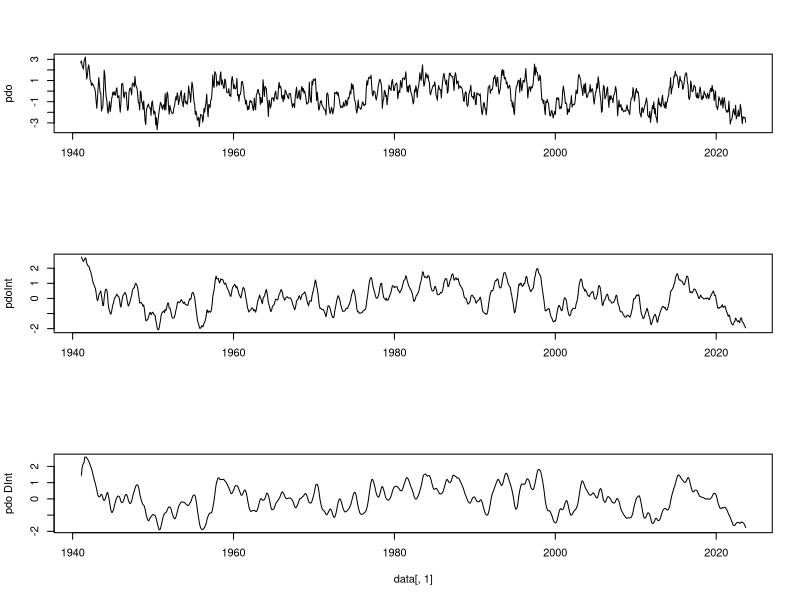
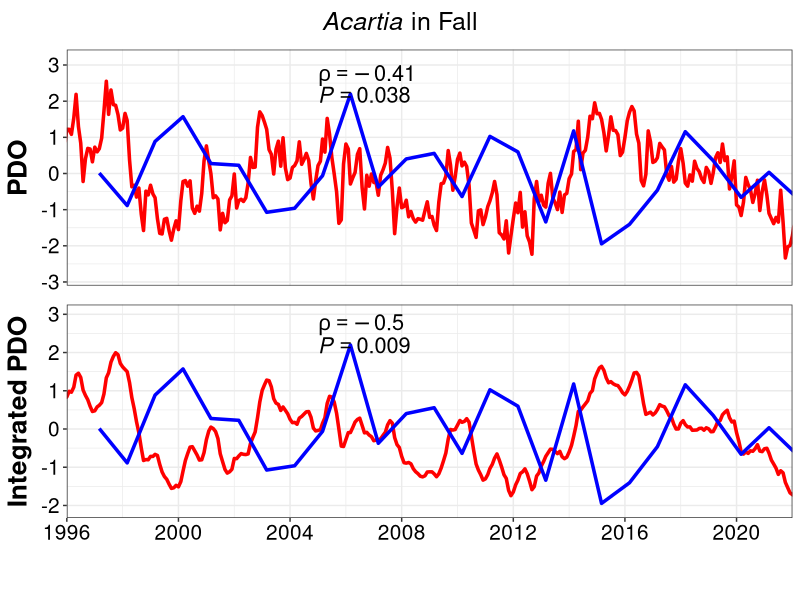
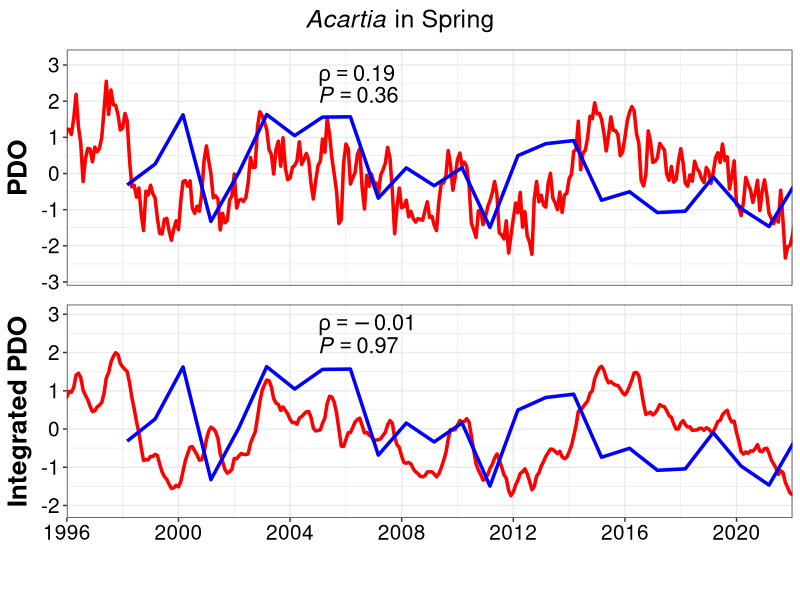
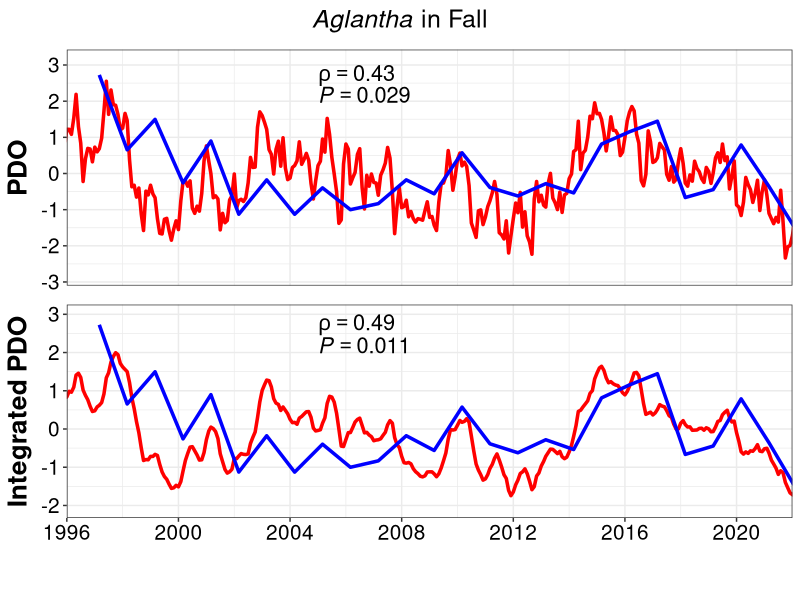
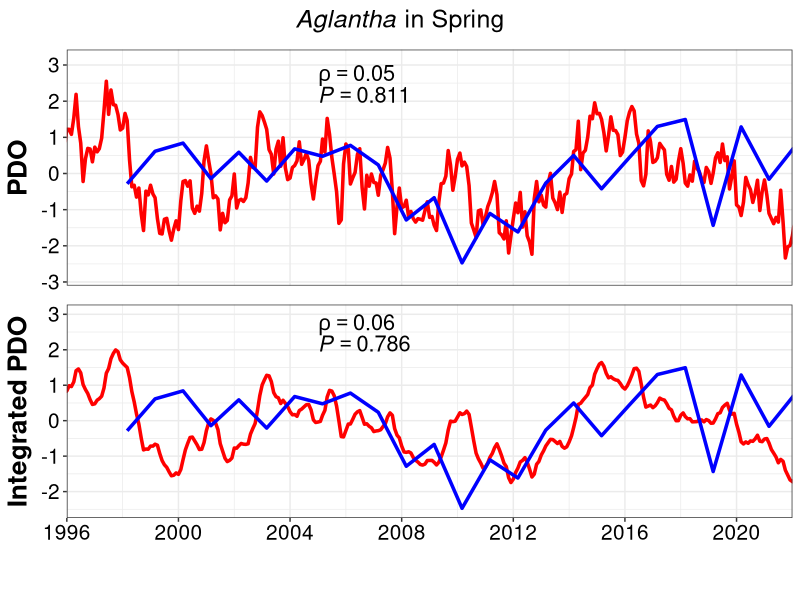
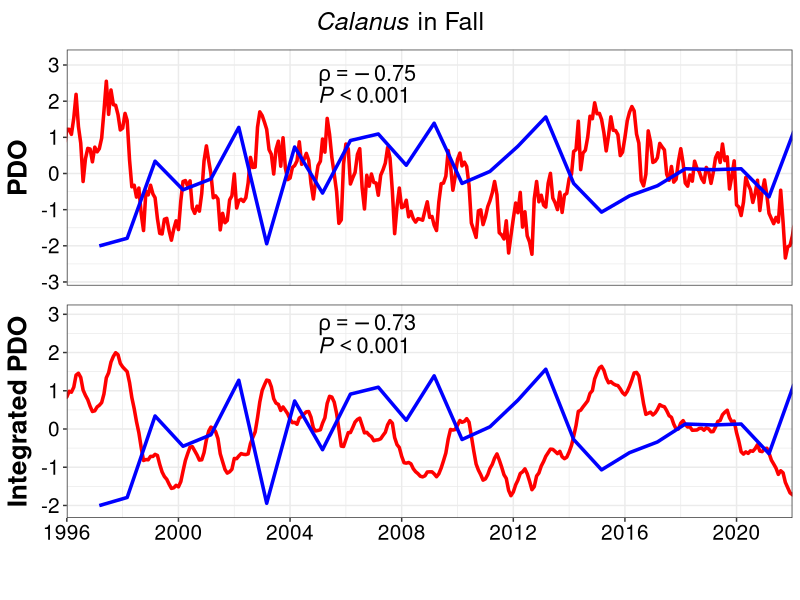
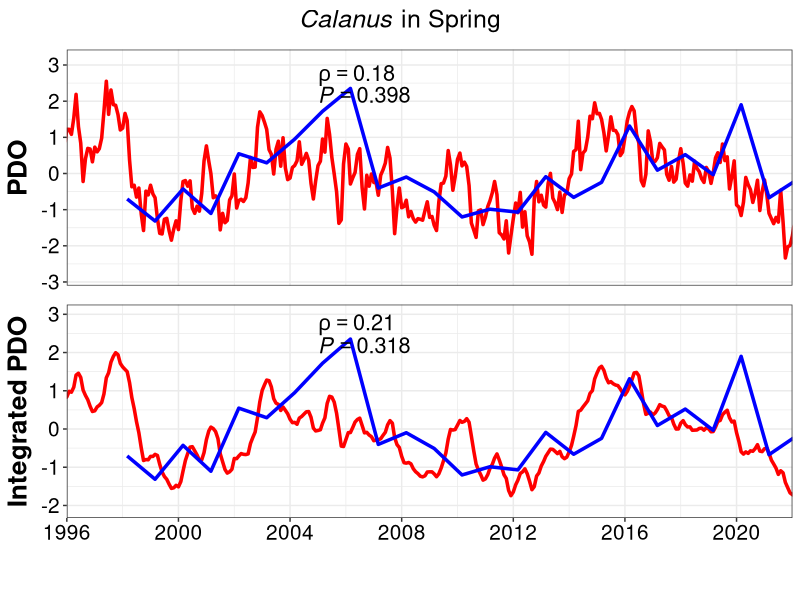
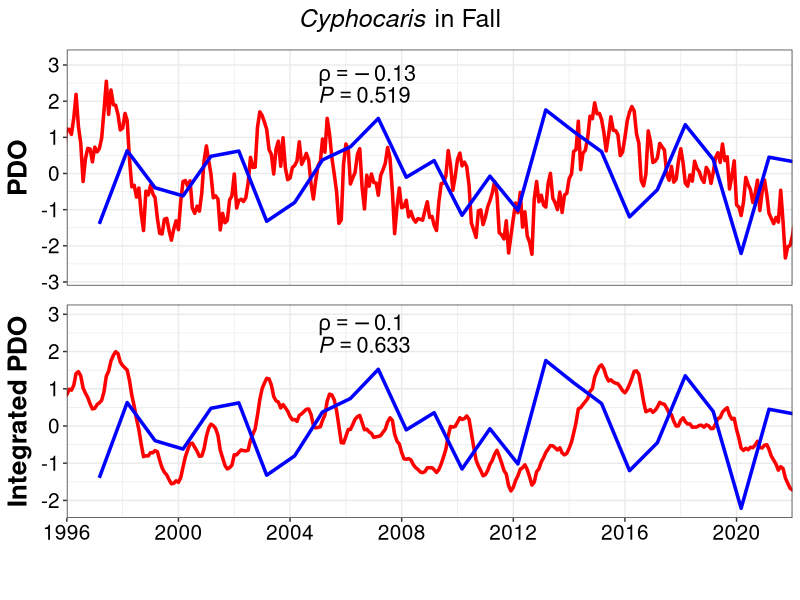

The R source for these figures, in order: (Note: this script raises an error after producing the figures.)
################################################################################
#############          Pelagic Synthesis           #############################
#############             MAR-2025                 #############################
#############          Double Integration          #############################
## by: Alexandra Cabanelas 
################################################################################
##### NGA LTER
##### Driver = Pacific Decadal Oscillation (PDO)
##### Biology = Neocalanus cristatus
##### 6 months? integration time 
##### season = spring 
##### years = 1998 - 2022

#######   ----    Double Integration Calculations:
# 1) Biological TS
#     a. Log(x + min/2) transformation
#     b. Spatial average
#     c. Z-score transformation for plotting on same axes
# 2) Driver TS 
#     a. Raw TS (at higher resolution than bio TS)
#     b. Temporally average (backwards in time) over characteristic 
#        time span of organism - 1st integration
#     c. Temporally average again - 2nd integration 
# 3) Test correlations between bio TS + each driver TS 
################################################################################

## ------------------------------------------ ##
#            Packages -----
## ------------------------------------------ ##
library(tidyverse) #v2.0.0
library(cowplot) #v1.1.3
library(here)
#library(tidyr)

## ------------------------------------------ ##
#            Biology Data -----
## ------------------------------------------ ##
ZP <- read.csv(file.path("raw",
                             "NGA",
                             "allzooplankton_NGA.csv")) %>%
  mutate(date = as.Date(paste0(Year, "-03-01")))  %>%
  arrange(taxa, season, Year) %>%
  group_by(taxa, season) %>%
  mutate(Anomaly_yr = approx(Year, Anomaly_yr, xout = Year)$y) %>%
  ungroup() %>%
  as.data.frame()

## ------------------------------------------ ##
#            Driver Data -----
## ------------------------------------------ ##
PDO <- read.csv(file.path("raw",
                          "CCE",
                          "PDO.csv")) %>%
  pivot_longer(cols = Jan:Dec,
               names_to = "month",
               values_to = "pdo") %>%
  filter(pdo < 99 & Year > 1940) %>%
  mutate(
    month = match(month, month.abb),
    time = as.POSIXct(paste(Year, month, "01"), format = "%Y %m %d", tz = "UTC")  # Convert to POSIXct
  ) %>%
  as.data.frame() %>%
  select(time, pdo)

## ------------------------------------------ ##
#     Function for weighted integrations -----
## ------------------------------------------ ##
# 2) Driver TS 
#     a. Raw TS (at higher resolution than bio TS)
#     b. Temporally average (backwards in time) over characteristic 
#        time span of organism - 1st integration
#     c. Temporally average again - 2nd integration 

# weighted average
# exponential weighing - weights decrease for older data points
# w = e^(t-t_i)/lamba; where lambda controls the decay

calculateIntegrations = function(data, tau = 180, 
                                 f = function(x, w) {sum(x * w, na.rm = T) / sum(w, na.rm = T)}) {
  for (n in names(data)[-1]) {
    data[[paste0(n,'Norm')]] = (data[[n]] - mean(data[[n]], na.rm = T)) / sd(data[[n]]) # norm
    
    data[[paste0(n,'Int')]] = NA
    data[[paste0(n,'DInt')]] = NA
    
    for (i in 2:nrow(data)) {
      #first integration
      k1 = data[,1] <= data[i,1] & data[,1] > data[i,1] - tau * 86400 # secs
      tdiff1 = as.numeric(data[i,1] - data[k1,1]) # convert difftime to numeric
      w1 = exp(-tdiff1 / (tau * 86400 / log(2))) # weights
      data[[paste0(n,'Int')]][i] = f(data[[paste0(n,'Norm')]][k1], w1)
      
      # second integration
      k2 = data[,1] <= data[i,1] & data[,1] > data[i,1] - tau * 86400
      tdiff2 = as.numeric(data[i,1] - data[k2,1])
      w2 = exp(-tdiff2 / (tau * 86400 / log(2)))
      data[[paste0(n, 'DInt')]][i] = f(data[[paste0(n, 'Int')]][k2], w2)
    }
    
    par(mfrow = c(3,1))
    plot(data[,1], data[[n]], type = 'l', ylab = n, xlab = '') #original signal
    plot(data[,1], data[[paste0(n,'Int')]], type = 'l', ylab = paste0(n, 'Int'), xlab = '') #integration1
    plot(data[,1], data[[paste0(n, 'DInt')]], type = 'l', ylab = paste0(n, ' DInt')) #integration2
  }
  data
}

pdoInt <- calculateIntegrations(PDO) #if your R window is too small may give err
pdoInt$time <- as.Date(pdoInt$time)

## ------------------------------------------ ##
#     Correlations -----
## ------------------------------------------ ##
# initialize lists
correlation_list <- list()
p_value_list <- list()

combinations <- unique(ZP[, c("season", "taxa")])

# loop over combinations of season and taxa
for (i in seq_len(nrow(combinations))) {
  season <- combinations[i, "season"]
  taxa <- combinations[i, "taxa"]
  
  cat("Processing group:", paste(season, taxa, sep = "_"), "\n")
  
  # filter data for current combo
  group_data <- ZP %>%
    filter(season == !!season, taxa == !!taxa)
  
  pdo_driver <- approx(pdoInt$time, pdoInt$pdoNorm, xout = group_data$date)$y
  interpolated_driver <- approx(pdoInt$time, pdoInt$pdoInt, xout = group_data$date)$y
  
  # calculate correlations
  correlations <- c(
    cor(group_data$Anomaly_yr, pdo_driver, use = "complete.obs"),
    cor(group_data$Anomaly_yr, interpolated_driver, use = "complete.obs")
  )
  # calculate pvalues 
  p_values <- c(
    cor.test(group_data$Anomaly_yr, pdo_driver)$p.value,
    cor.test(group_data$Anomaly_yr, interpolated_driver)$p.value
  )
  
  # save results
  label <- paste(season, taxa, sep = "_")
  correlation_list[[label]] <- correlations
  p_value_list[[label]] <- p_values
}

correlation_list
p_value_list

labels <- names(correlation_list)

# create df
results_df <- data.frame(
  label      = labels,
  cor_Norm   = sapply(correlation_list, `[`, 1),
  cor_Int    = sapply(correlation_list, `[`, 2),
  pval_Norm  = sapply(p_value_list,    `[`, 1),
  pval_Int   = sapply(p_value_list,    `[`, 2)
)

results_df <- results_df %>%
  separate(label, into = c("season", "taxa"), sep = "_")

rownames(results_df) <- NULL #remove row names
#write.csv(results_df, "output/NGA/CorAllZP_NGA.csv")

## ------------------------------------------ ##
#     PLOTS -----
## ------------------------------------------ ##
# list to store the final plots 
final_plots_list <- list()

output_dir <- here("figures/NGA/doubleint_allTaxa")

for (group_name in names(correlation_list)) {
  cat("Processing group:", group_name, "\n")
  
  parts <- strsplit(group_name, "_")[[1]]
  season <- parts[1]
  taxa <- parts[2]
  
  abundance_data <- ZP %>%
    filter(season == !!season, taxa == !!taxa)
  
  # pull correlation results
  cor_vals <- correlation_list[[group_name]]
  p_vals <- p_value_list[[group_name]]
  
  # legend label
  driver_legend <- "PDO"
  
  # --- Normalized Plot ---
  norm_plot <- ggplot() +
    # Driver time series (PDO normalized)
    geom_line(data = pdoInt, aes(x = time, y = pdoNorm, 
                                 color = "PDO"), linewidth = 1.2) +
    # Abundance time series
    geom_line(data = abundance_data, aes(x = date, y = Anomaly_yr, 
                                         color = "Abundance"), linewidth = 1.2) +
    # annotate correlation coefficient
    annotate("text", x = as.Date("2005-01-01"), y = 3,
             label = sprintf("rho == %.2f", round(cor_vals[1], 2)),
             parse = TRUE, hjust = 0, vjust = 1, color = "black", size = 5.5) +
    # annotate p-value
    annotate("text", x = as.Date("2005-01-01"), y = 2.4,
             label = if (p_vals[1] < 0.001) {
               as.expression(bquote(italic(P) < 0.001))
             } else {
               as.expression(bquote(italic(P) == .(round(p_vals[1], 3))))
             },
             parse = TRUE, hjust = 0, vjust = 1, color = "black", size = 5.5) +
    theme_bw() +
    theme(axis.title.x = element_blank(),
          axis.text.x = element_blank(),
          axis.title.y = element_text(size = 19, color = "black", face = "bold"),
          axis.text.y = element_text(size = 15, color = "black"),
          axis.ticks.x = element_blank(),
          legend.title = element_blank(),
          legend.text = element_text(size = 15, face = "bold"),
          legend.key.size = unit(2, "lines"),
          legend.position = "bottom",
          plot.title = element_blank()) +
    # x-axis settings
    scale_x_date(breaks = seq(as.Date("1996-01-01"), 
                                  as.Date("2022-01-01"), 
                                  by = "4 years"),
                     date_labels = "%Y", expand = c(0, 0)) +
    coord_cartesian(xlim = as.Date(c("1996-01-01", "2022-01-01"))) +
    # manual color legend
    scale_color_manual(values = c("PDO" = "red", "Abundance" = "blue")) +
    labs(y = "PDO")
  
  # --- Integrated Plot ---
  int_plot <- ggplot() +
    # Driver time series (PDO integrated)
    geom_line(data = pdoInt, aes(x = time, y = pdoInt, 
                                 color = "PDO"), size = 1.2) +
    # Abundance time series
    geom_line(data = abundance_data, aes(x = date, y = Anomaly_yr, 
                                         color = "Abundance"), size = 1.2) +
    # annotate correlation coefficient
    annotate("text", x = as.Date("2005-01-01"), y = 3,
             label = sprintf("rho == %.2f", round(cor_vals[2], 2)),
             parse = TRUE, hjust = 0, vjust = 1, color = "black", size = 5.5) +
    # annotate p-value
    annotate("text", x = as.Date("2005-01-01"), y = 2.4,
             label = if (p_vals[2] < 0.001) {
               as.expression(bquote(italic(P) < 0.001))
             } else {
               as.expression(bquote(italic(P) == .(round(p_vals[2], 3))))
             },
             parse = TRUE, hjust = 0, vjust = 1, color = "black", size = 5.5) +
    theme_bw() +
    theme(axis.title.x = element_blank(),
          axis.title.y = element_text(size = 19, color = "black", face = "bold"),
          axis.text = element_text(size = 15, color = "black"),
          legend.title = element_blank(),
          legend.text = element_text(size = 15, face = "bold"),
          legend.key.size = unit(2, "lines"),
          plot.title = element_blank()) +
    # x-axis settings
    scale_x_date(breaks = seq(as.Date("1996-01-01"), as.Date("2022-01-01"), 
                              by = "4 years"),
                 date_labels = "%Y", expand = c(0, 0)) +
    coord_cartesian(xlim = as.Date(c("1996-01-01", "2022-01-01"))) +
    # manual color legend
    labs(y = "Integrated PDO", color = "") +
    scale_color_manual(values = c("PDO" = "red", "Abundance" = "blue"))
  
  # extract and remove legend
  legend <- cowplot::get_legend(norm_plot)
  norm_plot <- norm_plot + theme(legend.position = "none")
  int_plot <- int_plot + theme(legend.position = "none")
  
  # title
  title <- ggdraw() +
    draw_label(label = bquote(paste(italic(.(taxa)), " in ", .(season))), 
               size = 18)
  
  # combine everything
  final_plot <- plot_grid(
    title,
    plot_grid(norm_plot, int_plot, ncol = 1, align = "v"),
    legend,
    ncol = 1, rel_heights = c(0.07, 0.85, 0.08)
  )
  
  print(final_plot)
  
  # save
  ggsave(
    filename = file.path(output_dir, paste0("PDO_NGA_", group_name, ".png")),
    plot = final_plot, width = 8, height = 8, dpi = 300, bg = "white"
  )
}
